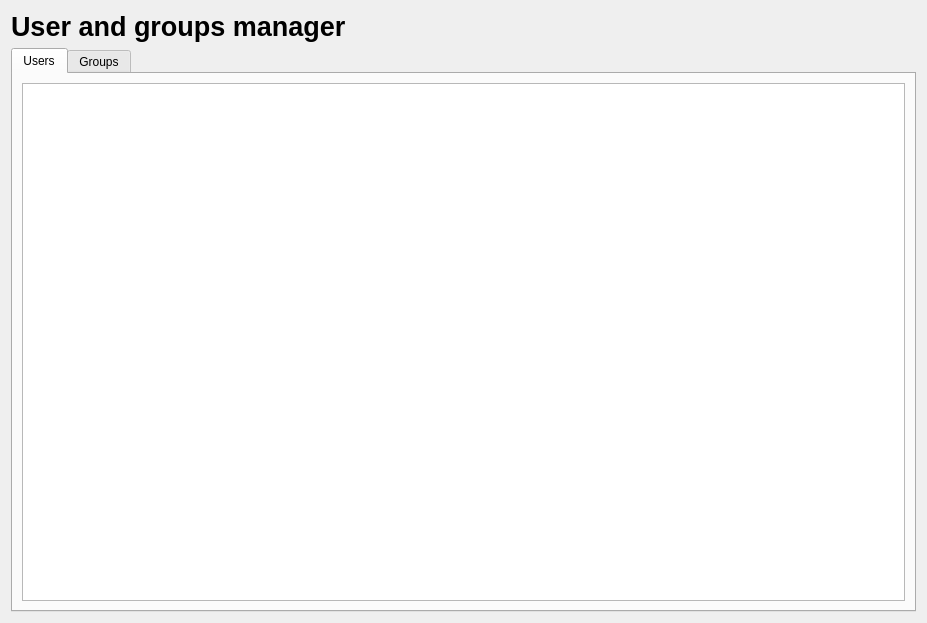
<?xml version="1.0" encoding="UTF-8"?>
<ui version="4.0">
 <class>UserGroupManager</class>
 <widget class="QWidget" name="UserGroupManager">
  <property name="geometry">
   <rect>
    <x>0</x>
    <y>0</y>
    <width>927</width>
    <height>623</height>
   </rect>
  </property>
  <property name="windowTitle">
   <string>Form</string>
  </property>
  <layout class="QVBoxLayout" name="verticalLayout">
   <item>
    <widget class="QLabel" name="title">
     <property name="font">
      <font>
       <pointsize>20</pointsize>
       <bold>true</bold>
      </font>
     </property>
     <property name="text">
      <string>User and groups manager</string>
     </property>
    </widget>
   </item>
   <item>
    <widget class="QTabWidget" name="content">
     <property name="currentIndex">
      <number>0</number>
     </property>
     <widget class="QWidget" name="users">
      <attribute name="title">
       <string>Users</string>
      </attribute>
      <layout class="QVBoxLayout" name="verticalLayout_2">
       <item>
        <widget class="QTableView" name="user_list_table">
         <property name="selectionMode">
          <enum>QAbstractItemView::SelectionMode::SingleSelection</enum>
         </property>
         <property name="selectionBehavior">
          <enum>QAbstractItemView::SelectionBehavior::SelectRows</enum>
         </property>
         <attribute name="horizontalHeaderStretchLastSection">
          <bool>true</bool>
         </attribute>
         <attribute name="verticalHeaderVisible">
          <bool>false</bool>
         </attribute>
        </widget>
       </item>
      </layout>
     </widget>
     <widget class="QWidget" name="groups">
      <attribute name="title">
       <string>Groups</string>
      </attribute>
      <layout class="QVBoxLayout" name="verticalLayout_3">
       <item>
        <widget class="QTableView" name="group_list_table">
         <property name="selectionMode">
          <enum>QAbstractItemView::SelectionMode::SingleSelection</enum>
         </property>
         <property name="selectionBehavior">
          <enum>QAbstractItemView::SelectionBehavior::SelectRows</enum>
         </property>
         <attribute name="horizontalHeaderStretchLastSection">
          <bool>true</bool>
         </attribute>
         <attribute name="verticalHeaderVisible">
          <bool>false</bool>
         </attribute>
        </widget>
       </item>
      </layout>
     </widget>
    </widget>
   </item>
  </layout>
 </widget>
 <resources/>
 <connections/>
</ui>
